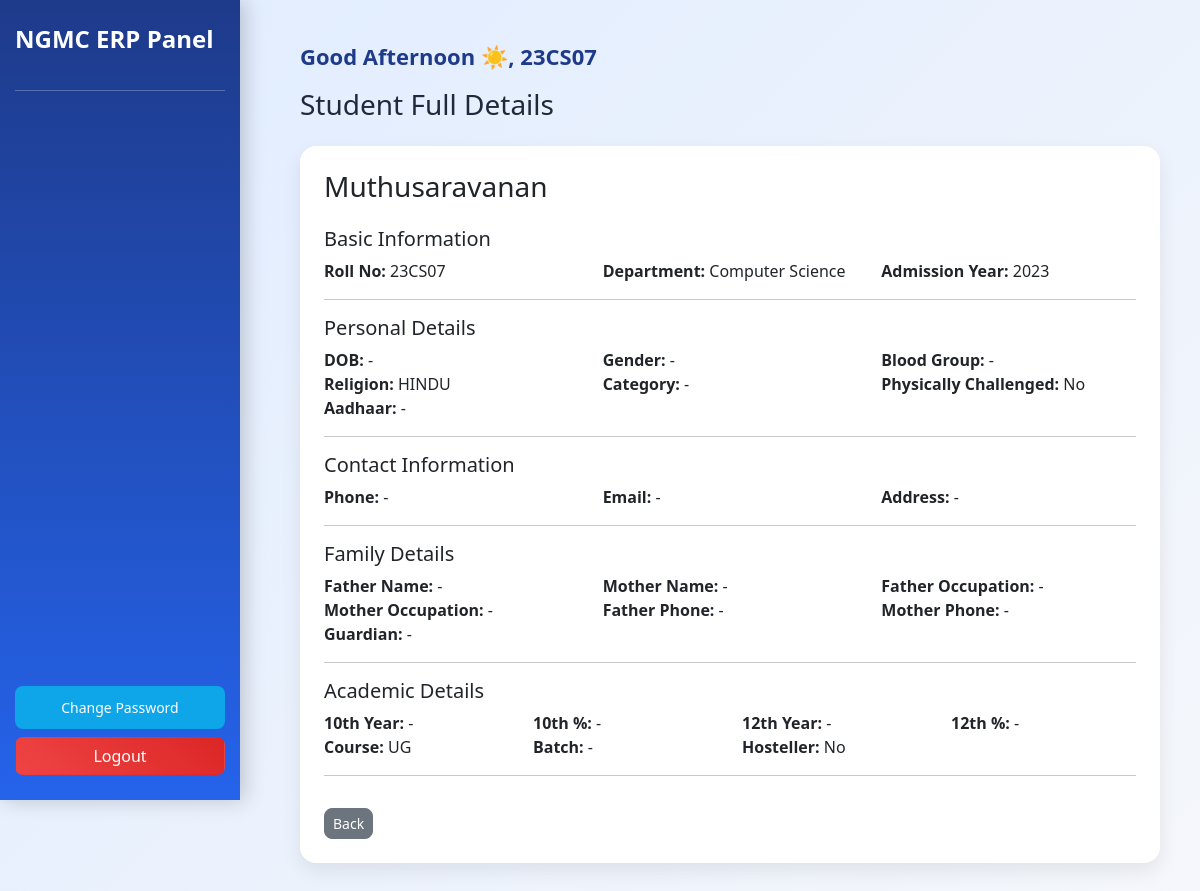
The page /student/full/9/ (signed in) on the database its author committed.
### core/models.py (models this page shows, shortened)
class Student(models.Model):
    user = models.OneToOneField(User, on_delete=models.CASCADE)
    name = models.CharField(max_length=100)
    roll_no = models.CharField(max_length=20)
    department = models.CharField(max_length=100)
    admission_year = models.IntegerField()
    dob = models.DateField(null=True, blank=True)
    gender = models.CharField(max_length=10, blank=True, null=True)
    blood_group = models.CharField(max_length=10, blank=True, null=True)
    phone = models.CharField(max_length=15, blank=True)
    address = models.TextField(blank=True)
    religion = models.CharField(max_length=50, blank=True, null=True)
    category = models.CharField(max_length=20, blank=True, null=True)
    physically_challenged = models.BooleanField(default=False)
    aadhaar = models.CharField(max_length=20, blank=True, null=True)
    permanent_address = models.TextField(blank=True, null=True)
    email = models.EmailField(blank=True, null=True)
    father_name = models.CharField(max_length=100, blank=True, null=True)
    mother_name = models.CharField(max_length=100, blank=True, null=True)
    father_occupation = models.CharField(max_length=100, blank=True, null=True)
    mother_occupation = models.CharField(max_length=100, blank=True, null=True)
    father_phone = models.CharField(max_length=15, blank=True, null=True)
    mother_phone = models.CharField(max_length=15, blank=True, null=True)
    guardian_name = models.CharField(max_length=100, blank=True, null=True)
    tenth_year = models.IntegerField(null=True, blank=True)
    tenth_percentage = models.FloatField(null=True, blank=True)
    twelfth_year = models.IntegerField(null=True, blank=True)
    twelfth_percentage = models.FloatField(null=True, blank=True)
    COURSE_CHOICES = [
        ('UG', 'UG'),
        ('PG', 'PG'),
        ('Research', 'Research'),
    ]
    course = models.CharField(
        max_length=20,
        choices=COURSE_CHOICES,
        default='UG',
        blank=True,
        null=True
    )
    batch = models.CharField(max_length=50, blank=True, null=True)
    hosteller = models.BooleanField(default=False)

### core/views.py (the view)
# urls.py: path('student/full/<int:id>/', views.student_full_details, name='student_full_details'),
@login_required
def student_full_details(request, id):
    student = Student.objects.get(id=id)
    if not request.user.groups.filter(name="Admin").exists():
        if student.user != request.user:
            return HttpResponseForbidden()
    extra_data = StudentExtraData.objects.filter(student=student)
    return render(request, 'student_full_details.html', {
        'student': student,
        'extra_data': extra_data
    })

### core/templatetags/custom_filters.py (called while the page is built)
@register.filter
def clean(value):
    if value is None or value == "":
        return "-"
    return value

### core/templates/student_full_details.html (shortened to what this page needs)
{% extends 'base.html' %}
{% load custom_filters %}
{% block title %}Student Full Details{% endblock %}
{% block content %}
<div class="card p-4">
<h3 class="mb-4">{{ student.name|clean }}</h3>
<h5>Basic Information</h5>
<div class="row">
    <div class="col-md-4"><b>Roll No:</b> {{ student.roll_no|clean }}</div>
    <div class="col-md-4"><b>Department:</b> {{ student.department|clean }}</div>
    <div class="col-md-4"><b>Admission Year:</b> {{ student.admission_year|clean }}</div>
</div>
<hr>
<h5>Personal Details</h5>
<div class="row">
    <div class="col-md-4"><b>DOB:</b> {{ student.dob|date:"d-m-Y"|default:"-" }}</div>
    <div class="col-md-4"><b>Gender:</b> {{ student.gender|clean }}</div>
    <div class="col-md-4"><b>Blood Group:</b> {{ student.blood_group|clean }}</div>
    <div class="col-md-4"><b>Religion:</b> {{ student.religion|clean }}</div>
    <div class="col-md-4"><b>Category:</b> {{ student.category|clean }}</div>
    <div class="col-md-4">
        <b>Physically Challenged:</b>
        {{ student.physically_challenged|yesno:"Yes,No" }}
    </div>
    <div class="col-md-4"><b>Aadhaar:</b> {{ student.aadhaar|clean }}</div>
</div>
<hr>
<h5>Contact Information</h5>
<div class="row">
    <div class="col-md-4"><b>Phone:</b> {{ student.phone|clean }}</div>
    <div class="col-md-4"><b>Email:</b> {{ student.email|clean }}</div>
    <div class="col-md-4"><b>Address:</b> {{ student.permanent_address|clean }}</div>
</div>
<hr>
<h5>Family Details</h5>
<div class="row">
    <div class="col-md-4"><b>Father Name:</b> {{ student.father_name|clean }}</div>
    <div class="col-md-4"><b>Mother Name:</b> {{ student.mother_name|clean }}</div>
    <div class="col-md-4"><b>Father Occupation:</b> {{ student.father_occupation|clean }}</div>
    <div class="col-md-4"><b>Mother Occupation:</b> {{ student.mother_occupation|clean }}</div>
    <div class="col-md-4"><b>Father Phone:</b> {{ student.father_phone|clean }}</div>
    <div class="col-md-4"><b>Mother Phone:</b> {{ student.mother_phone|clean }}</div>
    <div class="col-md-4"><b>Guardian:</b> {{ student.guardian_name|clean }}</div>
</div>
<hr>
<h5>Academic Details</h5>
<div class="row">
    <div class="col-md-3"><b>10th Year:</b> {{ student.tenth_year|clean }}</div>
    <div class="col-md-3"><b>10th %:</b> {{ student.tenth_percentage|clean }}</div>
    <div class="col-md-3"><b>12th Year:</b> {{ student.twelfth_year|clean }}</div>
    <div class="col-md-3"><b>12th %:</b> {{ student.twelfth_percentage|clean }}</div>
    <div class="col-md-3"><b>Course:</b> {{ student.course|clean }}</div>
    <div class="col-md-3"><b>Batch:</b> {{ student.batch|clean }}</div>
    <div class="col-md-3">
        <b>Hosteller:</b>
        {{ student.hosteller|yesno:"Yes,No" }}
    </div>
</div>
<hr>
<div class="d-flex gap-2 mt-3">
    <a href="/students/" class="btn btn-secondary btn-sm">
        Back
    </a>
</div>
{% endblock %}

### core/templates/base.html (shortened to what this page needs)
<!DOCTYPE html>
<html>
<head>
<link href="https://cdn.jsdelivr.net/npm/bootstrap@5.3.3/dist/css/bootstrap.min.css" rel="stylesheet">
<link rel="stylesheet" href="https://cdnjs.cloudflare.com/ajax/libs/animate.css/4.1.1/animate.min.css"/>
<link href="https://cdn.jsdelivr.net/npm/bootstrap-icons/font/bootstrap-icons.css" rel="stylesheet">
</head>
<body>
<div class="sidebar">
<h4>NGMC ERP Panel</h4>
<hr>
<div class="sidebar-bottom">
<a href="{% url 'change_password' %}"
   class="btn btn-sm w-100 mb-2"
   style="background:#0ea5e9; color:white;">
   Change Password
</a>
<form action="{% url 'logout' %}" method="POST">
    <button class="btn w-100 text-white"
            style="background:linear-gradient(45deg,#ef4444,#dc2626);">
        Logout
    </button>
</form>
</div>
</div>
<div class="main animate__animated animate__fadeIn">
<div id="greeting"></div>
<h3 class="mb-4">{% block title %}{% endblock %}</h3>
{% block content %}{% endblock %}
</div>
</body>
</html>

### core/templates/base.html (style rules this page uses)
body { min-height:100vh; font-family:'Segoe UI', sans-serif; background: linear-gradient(135deg, #e0ecff, #f5f7fb); color:#1e293b; }
.sidebar { width:240px; height:100vh; position:fixed; background:linear-gradient(180deg, #1e3a8a, #2563eb); color:white; padding:25px 15px; box-shadow:4px 0 20px rgba(0,0,0,0.2); display:flex; flex-direction:column; }
.sidebar h4 { margin-bottom:20px; font-weight:600; }
.sidebar a { display:block; color:#e0e7ff; padding:10px 12px; margin-bottom:8px; border-radius:10px; transition:0.3s; text-decoration:none; }
.sidebar-bottom { margin-top:auto; }
.sidebar-bottom .btn { border-radius:8px; transition:0.3s; }
.main { margin-left:260px; padding:40px; }
.card { background:white; border:none; border-radius:16px; box-shadow:0 8px 20px rgba(0,0,0,0.08); padding:20px; }
.btn { border-radius:8px; }
#greeting { font-size:22px; font-weight:600; color:#1e3a8a; margin-bottom:15px; }

### rows shown on the page
Student: name|clean "Muthusaravanan", roll_no|clean "23CS07", department|clean "Computer Science", admission_year|clean "2023", dob "-", gender|clean "-", blood_group|clean "-", religion|clean "HINDU", category|clean "-", physically_challenged "No", aadhaar|clean "-", phone|clean "-", email|clean "-", permanent_address|clean "-", father_name|clean "-", mother_name|clean "-", father_occupation|clean "-", mother_occupation|clean "-", father_phone|clean "-", mother_phone|clean "-", guardian_name|clean "-", tenth_year|clean "-", tenth_percentage|clean "-", twelfth_year|clean "-", twelfth_percentage|clean "-", course|clean "UG", batch|clean "-", hosteller "No"
